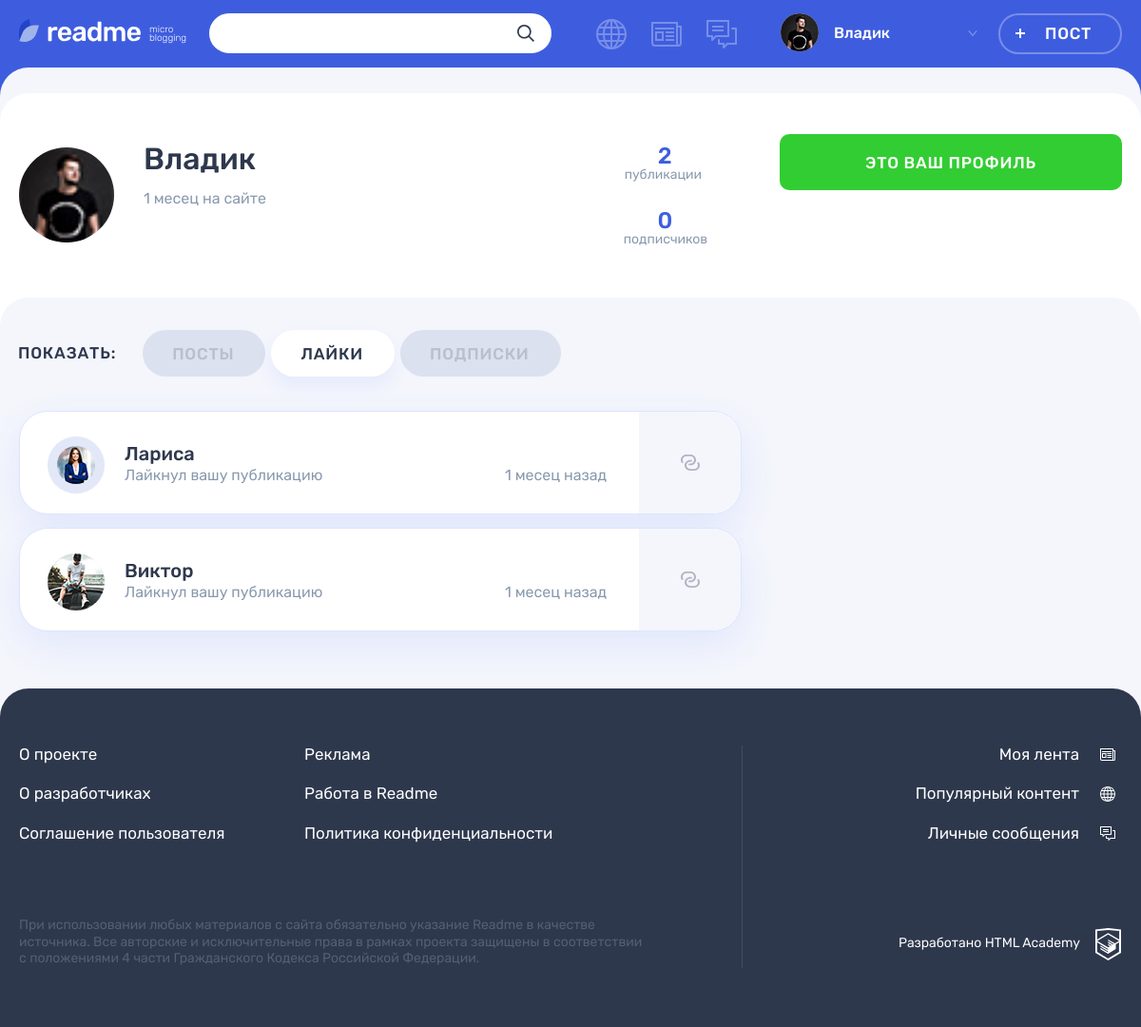
The page /profile.php?active_tab=likes (signed in) on the database its author committed.
### tables this page shows
CREATE TABLE users (
id INT UNSIGNED AUTO_INCREMENT PRIMARY KEY,
registration_date TIMESTAMP DEFAULT CURRENT_TIMESTAMP,
email VARCHAR(128) NOT NULL UNIQUE,
login VARCHAR(128) NOT NULL UNIQUE,
password VARCHAR(128) NOT NULL,
avatar VARCHAR(128) NOT NULL
);

CREATE TABLE posts (
  id INT UNSIGNED AUTO_INCREMENT PRIMARY KEY,
  post_date TIMESTAMP DEFAULT CURRENT_TIMESTAMP,
  title VARCHAR(128) NOT NULL,
  content_text VARCHAR(512) NULL,
  quote_author VARCHAR(128) NULL,
  img VARCHAR(128) NULL,
  video VARCHAR(128) NULL,
  link VARCHAR(256) NULL,
  views INT UNSIGNED NULL,

  user_id INT UNSIGNED NOT NULL,
  type_id INT UNSIGNED  NOT NULL,
  original_author_id INT UNSIGNED NULL,
  original_id INT UNSIGNED NULL
);

CREATE TABLE likes (
  id INT UNSIGNED AUTO_INCREMENT PRIMARY KEY,
  like_date TIMESTAMP DEFAULT CURRENT_TIMESTAMP,

  user_id INT UNSIGNED  NOT NULL,
  post_id INT UNSIGNED  NOT NULL
);

### templates/profile/profile-likes.php (the view, shortened to what the rows shown need)
<section class="profile__likes tabs__content tabs__content--active">
    <ul class="profile__likes-list">
        <?php foreach ($likes as $like): ?>
            <li class="post-mini post-mini--<?= $like['type'] ?> post user">
                <div class="post-mini__user-info user__info">
                    <div class="post-mini__avatar user__avatar">
                        <a class="user__avatar-link" href="#">
                            <img class="post-mini__picture user__picture"
                                 src="userpics/<?= anti_xss($like['avatar']) ?>" alt="Аватар пользователя">
                        </a>
                    </div>
                    <div class="post-mini__name-wrapper user__name-wrapper">
                        <a class="post-mini__name user__name"
                           href="profile.php?user_id=<?= $like['user_id'] ?>&active_tab=posts">
                            <span><?= anti_xss($like['login']) ?></span>
                        </a>
                        <div class="post-mini__action">
                            <span class="post-mini__activity user__additional">Лайкнул вашу публикацию</span>
                            <?php $like_date = new DateTime($like['like_date']); ?></time>
                            <time class="post-mini__time user__additional"
                                  title="<?= $like_date->format('d.m.Y H:i') ?>"
                                  datetime="<?= $like_date->format('Y-m-d H:i:s') ?>"><?= time_ago($like_date) ?></time>
                        </div>
                    </div>
                </div>
                <div class="post-mini__preview">
                    <a class="post-mini__link" href="post.php?post_id=<?= $like['id'] ?>" title="Перейти на публикацию">
                        <?php if ($like['type'] === 'photo'): ?>
                            <div class="post-mini__image-wrapper">
                                <img class="post-mini__image" height="170px" src="uploads/<?= $like['img'] ?>"
                                     alt="Превью публикации">
                            </div>
                            <span class="visually-hidden"><?= $like['type'] ?></span>
                        <?php else: ?>
                            <svg class="post-mini__preview-icon" width="20" height="21">
                                <use xlink:href="#icon-filter-<?= $like['type'] ?>"></use>
                            </svg>
                        <?php endif ?>
                    </a>
                </div>
            </li>
        <?php endforeach ?>
    </ul>
</section>

### templates/profile-template.php (shortened to what the rows shown need)
<div class="profile profile--default">
    <div class="profile__user-wrapper">
        <div class="profile__user user container">
            <div class="profile__user-info user__info">
                <div class="profile__avatar user__avatar">
                    <img class="profile__picture user__picture" width="100px"
                         src="userpics/<?= anti_xss($profile_info['avatar']) ?>" alt="Аватар пользователя">
                </div>
                <div class="profile__name-wrapper user__name-wrapper">
                    <span
                        class="profile__name user__name"><?= get_profile_name_with_br(anti_xss($profile_info['login'])) ?></span>
                    <?php $profile__registration_date = new DateTime($profile_info['registration_date']); ?>
                    <time class="profile__user-time user__time"
                          title="<?= $profile__registration_date->format('d.m.Y H:i') ?>"
                          datetime="<?= $profile__registration_date->format('Y-m-d H:i:s') ?>"><?= time_ago($profile__registration_date,
                            " на сайте") ?></time>
                </div>
            </div>
        </div>
    </div>
    <div class="profile__tabs-wrapper tabs">
        <div class="container">
            <div class="profile__tab-content">
                <?= $profile_tab ?>
            </div>
        </div>
    </div>
</div>

### functions.php (shortened to what the rows shown need)
<?php
function include_template($name, $data)
{
    $name = 'templates/'.$name;
    extract($data);
    require $name;
    $result = ob_get_clean();
    return $result;
}
function anti_xss($user_content)
{
    return htmlspecialchars($user_content, ENT_QUOTES);
}
function time_ago($post_upload_time, $ago_text = " назад")
{
    $interval = $post_upload_time->diff(new DateTime('now'));
    $months = (int)$interval->format('%m');
    $days = (int)$interval->format('%d');
    $hours = (int)$interval->format('%H');
    $minutes = (int)$interval->format('%i');
    $years = (int)$interval->format('%Y');
    $ago = 0;
    if ($years !== 0) {
        $years = floor($years);
        $ago = $years.' '.plural_form($years, array('год', 'года', 'лет')).$ago_text;
    } elseif ($months !== 0) {
        $months = floor($months);
        $ago = $months.' '.plural_form($months, array('месец', 'месеца', 'месецев')).$ago_text;
    } elseif ($days > 7 && $days < 35) {
        $week = floor($days / 7);
        $ago = $week.' '.plural_form($week, array('неделю', 'недели', 'недель')).$ago_text;
    } elseif ($days !== 0) {
        $ago = $days.' '.plural_form($days, array('день', 'дня', 'дней')).$ago_text;
    } elseif ($hours !== 0) {
        $hours = floor($hours);
        $ago = $hours.' '.plural_form($hours, array('час', 'часа', 'часов')).$ago_text;
    } elseif ($minutes !== 0) {
        $ago = $minutes.' '.plural_form($minutes, array('минуту', 'минуты', 'минут')).$ago_text;
    } else {
        $ago = 'меньше минуты назад';
    }
    return $ago;
}
function plural_form($n, $forms)
{
    return $n % 10 === 1 && $n % 100 !== 11 ? $forms[0] : ($n % 10 >= 2 && $n % 10 <= 4 && ($n % 100 < 10 || $n % 100 >= 20) ? $forms[1] : $forms[2]);
}
function get_profile_name_with_br($name)
{
    return implode('<br>', explode(" ", $name));
}

### templates/layout.php (shortened to what the rows shown need)
<!DOCTYPE html>
<html lang="ru">
<head>
    <link rel="stylesheet" href="css/main.css">
</head>
<body class="page">
<header class="header">
    <div class="header__wrapper container">
        <div class="header__nav-wrapper">
            <nav class="header__nav">
                <?php if ($_SERVER['REQUEST_URI'] !== '/registration.php'): ?>
                    <ul class="header__my-nav">
                        <li class="header__my-page header__my-page--popular">
                            <a class="header__page-link <?= ($active_page === 'popular') ? 'header__page-link--active' : "" ?>"
                               title="Популярный контент" href="popular.php?type=all">
                            </a>
                        </li>
                        <li class="header__my-page header__my-page--feed">
                            <a class="header__page-link <?= ($active_page === 'feed') ? 'header__page-link--active' : "" ?>"
                               href="feed.php" title="Моя лента">
                            </a>
                        </li>
                        <li class="header__my-page header__my-page--messages">
                            <a class="header__page-link <?= ($active_page === 'messages') ? 'header__page-link--active' : "" ?>"
                               href="messages.php" title="Личные сообщения">
                            </a>
                        </li>
                    </ul>
                    <ul class="header__user-nav">
                        <li class="header__profile">
                            <a class="header__profile-link" href="#">
                                <div class="header__avatar-wrapper">
                                    <img class="header__profile-avatar"
                                         src="userpics/<?= anti_xss($user_data['avatar']) ?>" alt="Аватар профиля">
                                </div>
                                <div class="header__profile-name">
                                        <span>
                                            <?= anti_xss($user_data['login']) ?>
                                        </span>
                                    <svg class="header__link-arrow" width="10" height="6">
                                        <use xlink:href="#icon-arrow-right-ad"></use>
                                    </svg>
                                </div>
                            </a>
                        </li>
                        <li>
                            <a class="header__post-button button button--transparent" href="add.php">Пост</a>
                        </li>
                    </ul>
                <?php endif; ?>
            </nav>
        </div>
    </div>
</header>
<section class="page__main page__main--popular">
    <?= $content ?>
</section>
</body>
</html>

### rows shown on the page
users: avatar (picture), login "Владик", registration_date "1 месец на сайте"
posts: users.avatar (picture), users.login "Лариса", likes.like_date "1 месец назад", users.login "Виктор"

### other values the page prints
$profile_info['user_posts'] "2"
$profile_info['user_subs'] "0"
